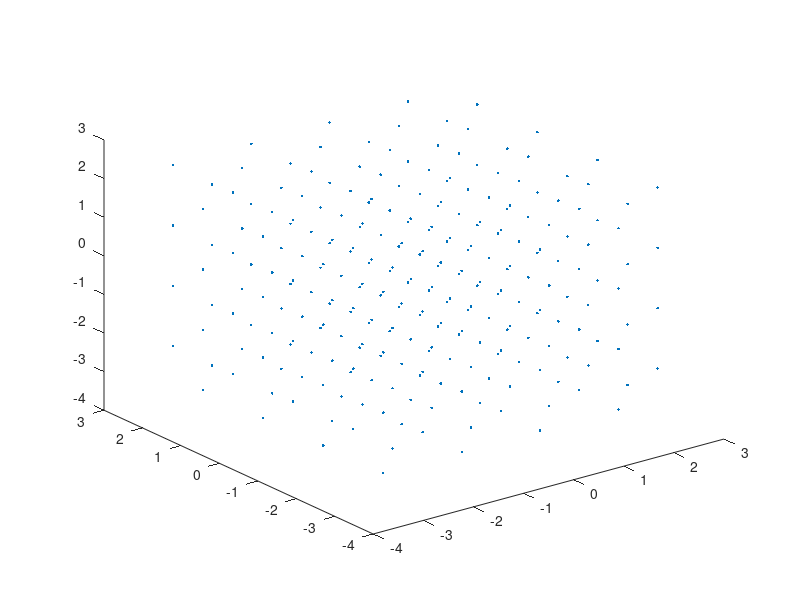

The MATLAB script that drew this image: (Note: this script raises an error after producing the figure.)

%--------------------------------------------------------------------------
%-------------------------INPUT--------------------------------------------
%--------------------------------------------------------------------------
LD.constant.kb = 1.3806E-23;                    %aJ/k (1.3806E-23 J/K)
LD.constant.hbar = 1.054E-34;                %J/s
LD.constant.i = sqrt(-1);
LD.constant.c = 29979245800.00019;      %cm/s
LD.constant.s2ps = 10E-13;
LD.constant.ang2m = 10E-11;

format long

%--------------------------------------------------------------------------
%-------------------------READ---------------------------------------------
%--------------------------------------------------------------------------

LD.FC2.id = load('./update_list/FULLorder2.dat');
LD.FC3.id = load('./update_list/FULLorder3_2.dat');

LD.pos = load('./update_list/FULLpos.dat');

%--------------------------------------------------------------------------
%LD Input
%--------------------------------------------------------------------------
%define supercell integers
LD.Nx = 4;                LD.Ny = 4;                LD.Nz = 4;

%cell parameters
LD.cell = [1.5636 1.5636 1.5636 90 90 90 0 0 0 0 0 0];
%lattice vectors
LD.latvec =...
        [0.0 0.5 0.5;
		0.5 0.0 0.5;
		0.5 0.5 0.0];
LD.latvec = LD.latvec*LD.cell(1);
LD.latvec_rec = [-1.0 1.0 1.0;
			1.0 -1.0 1.0;
			1.0 1.0 -1.0];
        
% LD.x.ucell.frac =...
%     [0.1250000000000000  0.1250000000000000  0.1250000000000000
%     0.8750000000000000  0.8750000000000000  0.8750000000000000];
%                 
% LD.x.ucell.gulp =...
%     [0.8750000000000000  0.8750000000000000  0.8750000000000000 0 1 1 1
%     0.1250000000000000  0.1250000000000000  0.1250000000000000 0 1 1 1];


plot3(LD.pos(:,1),LD.pos(:,2),LD.pos(:,3),'.')

%--------------------------------------------------------------------------
%LD Input
%--------------------------------------------------------------------------

% %change to Ang
% LD.pos(:,2:4) = LD.pos(:,2:4)*LD.cell(1); 

%--------------------------------------------------------------------------
%Prepare LAMMPS Data
%--------------------------------------------------------------------------
lammps.alpha = (180/pi)* ...
    atan2(norm(cross(LD.latvec(1,:),LD.latvec(2,:))),...
    dot(LD.latvec(1,:),LD.latvec(2,:)));
lammps.beta = lammps.alpha;
lammps.gamma = lammps.beta;

lammps.lx = LD.cell(1)*LD.Nx;
lammps.xy = LD.cell(2)*cos(LD.cell(6));
lammps.xz = LD.cell(3)*cos(LD.cell(5));
lammps.ly = sqrt(LD.cell(2)^2 - lammps.xy^2);
lammps.yz = ( LD.cell(2)*LD.cell(3)*cos(LD.cell(4)) - ...
    lammps.xy*lammps.xz ) / lammps.ly;
lammps.lz = sqrt( LD.cell(3)^2 - lammps.xz^2 - lammps.yz^2 );

%--------------------------------------------------------------------------
%pause
%--------------------------------------------------------------------------

%set the lammps ids
    LD.id(1:size(LD.pos,1),1) = 1:size(LD.pos,1); 
    LD.type(1:size(LD.pos,1),1) = 1;
%initialize  
    LD.dx = 0.0001;
    LD.precision = int2str(log10(ceil(1/LD.dx))+4);
    
    LD.pos_tmp = LD.pos(:,:);    
    LAMMPS.force0 = ankit_lmp_force(LD);
    
%--------------------------------------------------------------------------
%pause  
%-------------------------------------------------------------------------- 

%--------------------------------------------------------------------------
tic
%--------------------------------------------------------------------------

%--------------------------------------------------------------------------
%FC2
%--------------------------------------------------------------------------

for iFC = 1:1:size(LD.FC2.id,1)
%initialize    
    LD.pos_tmp = LD.pos(:,:);
%increment position for iFC,2
    LD.pos_tmp( LD.FC2.id(iFC,1) , LD.FC2.id(iFC,3) ) = ...
        LD.pos_tmp( LD.FC2.id(iFC,1) , LD.FC2.id(iFC,3) ) + LD.dx;
%calc changed force    
    LAMMPS.force = ankit_lmp_force(LD);
%change in force on iFC,1
    LD.FC2.phi(iFC) =...
        -(LAMMPS.force(LD.FC2.id(iFC,2) , LD.FC2.id(iFC,4) ) - ...
        LAMMPS.force0(LD.FC2.id(iFC,2) , LD.FC2.id(iFC,4) ) ) / LD.dx ;
%--------------------------------------------------------------------------
%pause  
%--------------------------------------------------------------------------  
end

plot(LD.FC2.phi)
    
%--------------------------------------------------------------------------
%pause  
%--------------------------------------------------------------------------     
    
%--------------------------------------------------------------------------
%FC3
%--------------------------------------------------------------------------

for iFC = 1:1:size(LD.FC3.id,1)
    
%initialize    
    LD.pos_tmp = LD.pos(:,:);
%increment position beta
    LD.pos_tmp(LD.FC3.id(iFC,2) , LD.FC3.id(iFC,5) ) = ...
        LD.pos_tmp(LD.FC3.id(iFC,2) , LD.FC3.id(iFC,5) ) - LD.dx;
%increment position gamma
    LD.pos_tmp(LD.FC3.id(iFC,3) , LD.FC3.id(iFC,6) ) = ...
        LD.pos_tmp(LD.FC3.id(iFC,3) , LD.FC3.id(iFC,6) ) - LD.dx;
%calc changed force
    LAMMPS.force1 = ankit_lmp_force(LD);

%initialize    
    LD.pos_tmp = LD.pos(:,:);
%increment position beta
    LD.pos_tmp(LD.FC3.id(iFC,2) , LD.FC3.id(iFC,5) ) = ...
        LD.pos_tmp(LD.FC3.id(iFC,2) , LD.FC3.id(iFC,5) ) - LD.dx;
%increment position gamma
    LD.pos_tmp(LD.FC3.id(iFC,3) , LD.FC3.id(iFC,6) ) = ...
        LD.pos_tmp(LD.FC3.id(iFC,3) , LD.FC3.id(iFC,6) ) + LD.dx;
%calc changed force
    LAMMPS.force2 = ankit_lmp_force(LD);
    
%initialize    
    LD.pos_tmp = LD.pos(:,:);
%increment position beta
    LD.pos_tmp(LD.FC3.id(iFC,2) , LD.FC3.id(iFC,5) ) = ...
        LD.pos_tmp(LD.FC3.id(iFC,2) , LD.FC3.id(iFC,5) ) + LD.dx;
%increment position gamma
    LD.pos_tmp(LD.FC3.id(iFC,3) , LD.FC3.id(iFC,6) ) = ...
        LD.pos_tmp(LD.FC3.id(iFC,3) , LD.FC3.id(iFC,6) ) - LD.dx;
%calc changed force
    LAMMPS.force3 = ankit_lmp_force(LD);
    
%initialize    
    LD.pos_tmp = LD.pos(:,:);
%increment position beta
    LD.pos_tmp(LD.FC3.id(iFC,2) , LD.FC3.id(iFC,5) ) = ...
        LD.pos_tmp(LD.FC3.id(iFC,2) , LD.FC3.id(iFC,5) ) + LD.dx;
%increment position gamma
    LD.pos_tmp(LD.FC3.id(iFC,3) , LD.FC3.id(iFC,6) ) = ...
        LD.pos_tmp(LD.FC3.id(iFC,3) , LD.FC3.id(iFC,6) ) + LD.dx;
%calc changed force
    LAMMPS.force4 = ankit_lmp_force(LD);

    
%change in force on alpha
    LD.FC3.phi(iFC) =...
        -...
        (...
        LAMMPS.force4(LD.FC3.id(iFC,1) , LD.FC3.id(iFC,4) ) - ...
        LAMMPS.force3(LD.FC3.id(iFC,1) , LD.FC3.id(iFC,4) ) - ...
        LAMMPS.force2(LD.FC3.id(iFC,1) , LD.FC3.id(iFC,4) ) + ...
        LAMMPS.force1(LD.FC3.id(iFC,1) , LD.FC3.id(iFC,4) ) ...
        )...
        / (4*LD.dx^2);
%--------------------------------------------------------------------------
%pause  
%-------------------------------------------------------------------------- 

end

plot(LD.FC3.phi)

%--------------------------------------------------------------------------
%pause  
%-------------------------------------------------------------------------- 


%--------------------------------------------------------------------------
%pause  
%-------------------------------------------------------------------------- 


dlmwrite('./PHI2.dat',LD.FC2.phi','delimiter',' ','precision', '%10.5f');
dlmwrite('./PHI3.dat',LD.FC3.phi','delimiter',' ','precision', '%10.5f');



